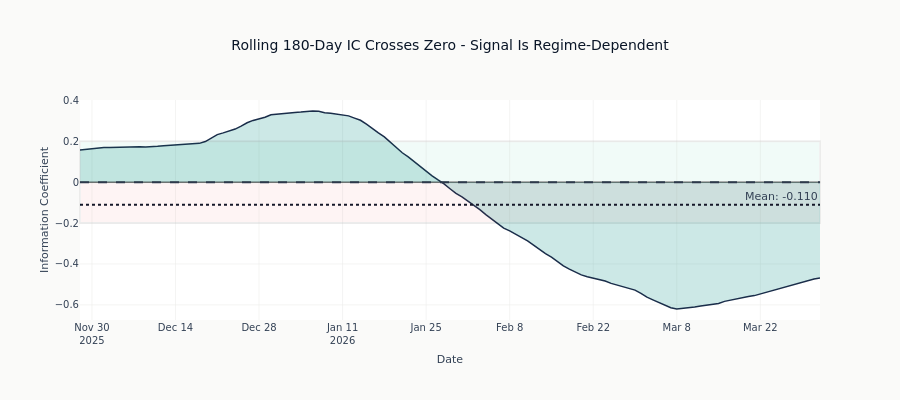

Notebook code for this chart:
### Code cell
fig = go.Figure()
fig.add_trace(
    go.Scatter(
        x=rolling_ic_df["timestamp"],
        y=rolling_ic_df["rolling_ic"],
        name="Rolling IC",
        line=dict(color=COLORS["slate"], width=1.5),
        fill="tozeroy",
        fillcolor="rgba(4, 138, 129, 0.2)",
    )
)
fig.add_hline(y=0, line_dash="dash", line_color=COLORS["neutral"])
fig.add_hline(
    y=ic_mean,
    line_dash="dot",
    line_color=COLORS["blue"],
    annotation_text=f"Mean: {ic_mean:.3f}",
)

# Add bands for positive/negative regions
fig.add_hrect(y0=0, y1=0.2, fillcolor=COLORS["positive"], opacity=0.05)
fig.add_hrect(y0=-0.2, y1=0, fillcolor=COLORS["negative"], opacity=0.05)

fig.update_layout(
    title="Rolling 180-Day IC Crosses Zero - Signal Is Regime-Dependent",
    xaxis_title="Date",
    yaxis_title="Information Coefficient",
    height=400,
)
fig.show()
